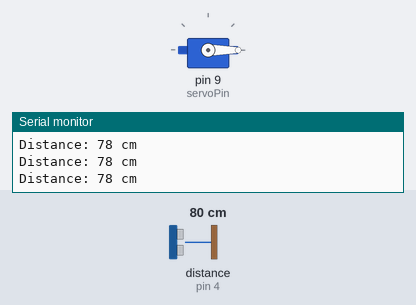
A sketch run on a simulated Arduino Uno, built with avr-gcc and run on an emulated ATmega328P. Shown: servo, the last lines printed to the serial monitor. Wiring (inferred from the names in the program): ultrasonic range finder: trigger pin 2; echo pin 4. The test bench sets the inputs (shaded band); at power-on: distance to the obstacle (sensor on pin 4) 80 cm. The echo pulse lasts 58.3 µs per cm.

Above: at 1.3 s.
1.4 s: distance to the obstacle (sensor on pin 4) set to 23 cm
2.9 s: distance to the obstacle (sensor on pin 4) set to 20 cm
At 4.0 s:
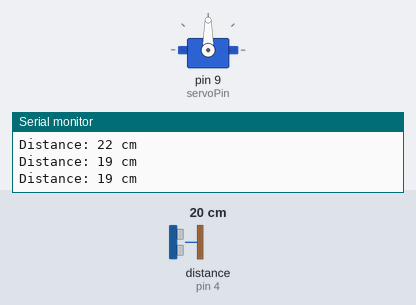
4.5 s: distance to the obstacle (sensor on pin 4) set to 35 cm
At 5.4 s:
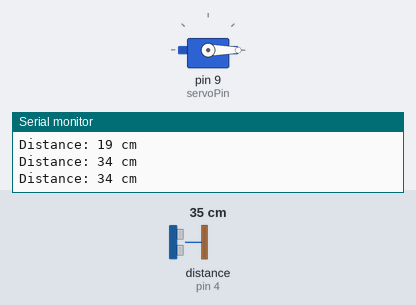
6.0 s: distance to the obstacle (sensor on pin 4) set to 2 cm
At 6.8 s:
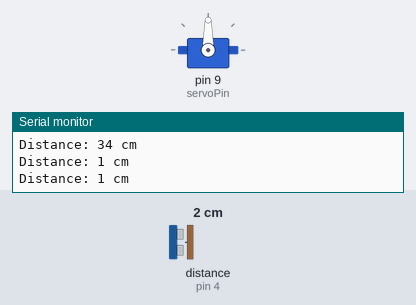
Timing chart, 0 to 8.5 s (numbered marks = the images above; inputs shaded):
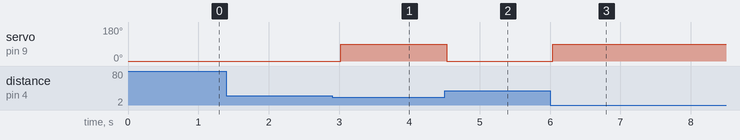

The sketch:

Smart_Car_Barrier.ino
```cpp
#include <Servo.h>

// Define pins for ultrasonic sensor
const int trigPin = 2;
const int echoPin = 4;

// Define pin for servo motor
const int servoPin = 9;

// Create a servo object
Servo barrierServo;

// Variables for measuring distance
long duration;
int distance;

void setup() {
  // Initialize serial communication
  Serial.begin(9600);

  // Set pin modes for ultrasonic sensor
  pinMode(trigPin, OUTPUT);
  pinMode(echoPin, INPUT);

  // Attach servo to the defined pin
  barrierServo.attach(servoPin);

  // Initialize servo position (barrier down)
  barrierServo.write(0);
}

void loop() {
  // Clear the trigPin by setting it LOW
  digitalWrite(trigPin, LOW);
  delayMicroseconds(2);

  // Trigger the ultrasonic pulse by setting trigPin HIGH for 10 microseconds
  digitalWrite(trigPin, HIGH);
  delayMicroseconds(10);
  digitalWrite(trigPin, LOW);

  // Read the echoPin, which returns the sound wave travel time in microseconds
  duration = pulseIn(echoPin, HIGH);

  // Calculate the distance in centimeters
  distance = duration * 0.034 / 2;

  // Print the distance to the serial monitor
  Serial.print("Distance: ");
  Serial.print(distance);
  Serial.println(" cm");

  // Raise the barrier if a vehicle is detected within 20 cm
  if (distance <= 20) {
    barrierServo.write(90); // Barrier up
  } else {
    barrierServo.write(0); // Barrier down
  }

  // Wait for 500 milliseconds before the next loop
  delay(500);
}
```

Measured:
- the behaviour switches between 22 and 21 cm on distance to the obstacle (sensor on pin 4) (found by bisection; images 0 and 1)
- after the input at 2.9 s, servo on pin 9 (servoPin): 0° → 90° after 0.12 s
- after the input at 4.5 s, servo on pin 9 (servoPin): 90° → 0° at once
- after the input at 6.0 s, servo on pin 9 (servoPin): 0° → 90° at once
